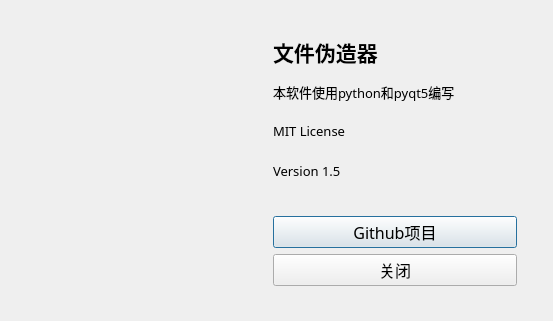
<?xml version="1.0" encoding="UTF-8"?>
<ui version="4.0">
 <class>about</class>
 <widget class="QDialog" name="about">
  <property name="geometry">
   <rect>
    <x>0</x>
    <y>0</y>
    <width>553</width>
    <height>321</height>
   </rect>
  </property>
  <property name="windowTitle">
   <string>关于文件伪造器</string>
  </property>
  <widget class="QLabel" name="label">
   <property name="geometry">
    <rect>
     <x>10</x>
     <y>30</y>
     <width>251</width>
     <height>261</height>
    </rect>
   </property>
   <property name="text">
    <string/>
   </property>
   <property name="pixmap">
    <pixmap resource="res.qrc">:/ico/img/Logo.png</pixmap>
   </property>
   <property name="scaledContents">
    <bool>true</bool>
   </property>
  </widget>
  <widget class="QWidget" name="">
   <property name="geometry">
    <rect>
     <x>273</x>
     <y>35</y>
     <width>244</width>
     <height>251</height>
    </rect>
   </property>
   <layout class="QGridLayout" name="gridLayout">
    <item row="0" column="0">
     <layout class="QVBoxLayout" name="verticalLayout">
      <item>
       <widget class="QLabel" name="label_2">
        <property name="font">
         <font>
          <family>Microsoft YaHei</family>
          <pointsize>16</pointsize>
          <weight>75</weight>
          <bold>true</bold>
         </font>
        </property>
        <property name="text">
         <string>文件伪造器</string>
        </property>
        <property name="scaledContents">
         <bool>false</bool>
        </property>
       </widget>
      </item>
      <item>
       <widget class="QLabel" name="label_3">
        <property name="font">
         <font>
          <family>Microsoft YaHei</family>
          <pointsize>10</pointsize>
         </font>
        </property>
        <property name="text">
         <string>本软件使用python和pyqt5编写</string>
        </property>
       </widget>
      </item>
      <item>
       <widget class="QLabel" name="label_4">
        <property name="font">
         <font>
          <family>Microsoft YaHei</family>
          <pointsize>10</pointsize>
         </font>
        </property>
        <property name="text">
         <string>MIT License</string>
        </property>
       </widget>
      </item>
      <item>
       <widget class="QLabel" name="label_5">
        <property name="font">
         <font>
          <family>Microsoft YaHei</family>
          <pointsize>10</pointsize>
         </font>
        </property>
        <property name="text">
         <string>Version 1.5</string>
        </property>
       </widget>
      </item>
     </layout>
    </item>
    <item row="1" column="0">
     <spacer name="verticalSpacer">
      <property name="orientation">
       <enum>Qt::Vertical</enum>
      </property>
      <property name="sizeType">
       <enum>QSizePolicy::Preferred</enum>
      </property>
      <property name="sizeHint" stdset="0">
       <size>
        <width>239</width>
        <height>23</height>
       </size>
      </property>
     </spacer>
    </item>
    <item row="2" column="0">
     <layout class="QVBoxLayout" name="verticalLayout_2">
      <item>
       <widget class="QPushButton" name="pushButton">
        <property name="font">
         <font>
          <family>Microsoft YaHei</family>
          <pointsize>12</pointsize>
         </font>
        </property>
        <property name="text">
         <string>Github项目</string>
        </property>
        <property name="icon">
         <iconset resource="res.qrc">
          <normaloff>:/ico/img/github Logo.png</normaloff>:/ico/img/github Logo.png</iconset>
        </property>
       </widget>
      </item>
      <item>
       <widget class="QPushButton" name="pushButton_2">
        <property name="sizePolicy">
         <sizepolicy hsizetype="Expanding" vsizetype="Fixed">
          <horstretch>0</horstretch>
          <verstretch>0</verstretch>
         </sizepolicy>
        </property>
        <property name="font">
         <font>
          <family>Microsoft YaHei</family>
          <pointsize>12</pointsize>
         </font>
        </property>
        <property name="text">
         <string>关闭</string>
        </property>
       </widget>
      </item>
     </layout>
    </item>
   </layout>
  </widget>
 </widget>
 <resources>
  <include location="res.qrc"/>
 </resources>
 <connections>
  <connection>
   <sender>pushButton_2</sender>
   <signal>clicked()</signal>
   <receiver>about</receiver>
   <slot>close()</slot>
   <hints>
    <hint type="sourcelabel">
     <x>394</x>
     <y>265</y>
    </hint>
    <hint type="destinationlabel">
     <x>276</x>
     <y>160</y>
    </hint>
   </hints>
  </connection>
 </connections>
</ui>
